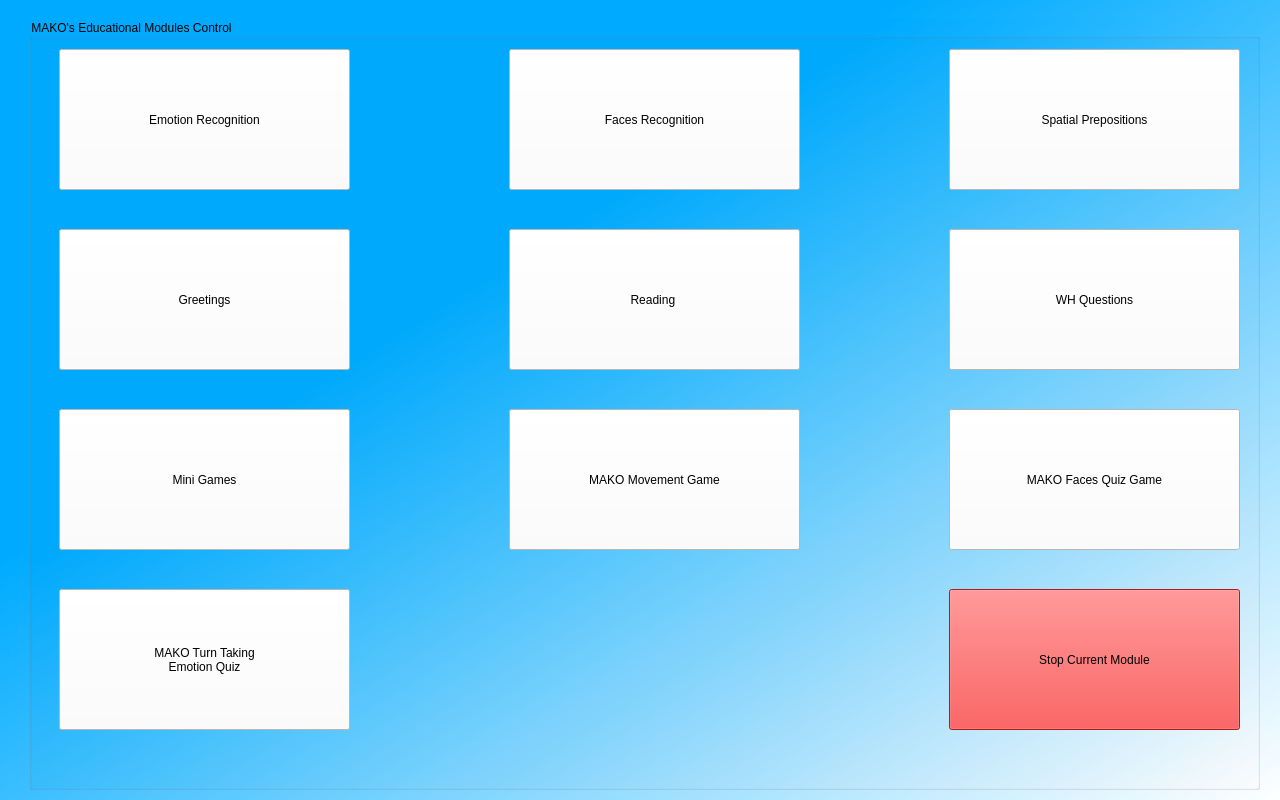
<?xml version="1.0" encoding="UTF-8"?>
<ui version="4.0">
 <class>MainWindow</class>
 <widget class="QMainWindow" name="MainWindow">
  <property name="geometry">
   <rect>
    <x>0</x>
    <y>0</y>
    <width>1280</width>
    <height>800</height>
   </rect>
  </property>
  <property name="minimumSize">
   <size>
    <width>1280</width>
    <height>800</height>
   </size>
  </property>
  <property name="maximumSize">
   <size>
    <width>1280</width>
    <height>800</height>
   </size>
  </property>
  <property name="windowTitle">
   <string>MAKO Modules Control</string>
  </property>
  <property name="styleSheet">
   <string notr="true">background-color: qlineargradient(spread:pad, x1:0.130095, y1:0.131, x2:1, y2:1, stop:0.253731 rgba(0, 171, 255, 255), stop:1 rgba(255, 255, 255, 255));</string>
  </property>
  <widget class="QWidget" name="centralwidget">
   <widget class="QGroupBox" name="grpBox">
    <property name="geometry">
     <rect>
      <x>29</x>
      <y>19</y>
      <width>1231</width>
      <height>771</height>
     </rect>
    </property>
    <property name="minimumSize">
     <size>
      <width>1100</width>
      <height>700</height>
     </size>
    </property>
    <property name="maximumSize">
     <size>
      <width>1300</width>
      <height>900</height>
     </size>
    </property>
    <property name="title">
     <string>MAKO's Educational Modules Control</string>
    </property>
    <widget class="QPushButton" name="btnEmotion">
     <property name="geometry">
      <rect>
       <x>30</x>
       <y>30</y>
       <width>291</width>
       <height>141</height>
      </rect>
     </property>
     <property name="styleSheet">
      <string notr="true">background-color: rgb(255, 255, 255);</string>
     </property>
     <property name="text">
      <string>Emotion Recognition</string>
     </property>
    </widget>
    <widget class="QPushButton" name="btnFace">
     <property name="geometry">
      <rect>
       <x>480</x>
       <y>30</y>
       <width>291</width>
       <height>141</height>
      </rect>
     </property>
     <property name="styleSheet">
      <string notr="true">background-color: rgb(255, 255, 255);</string>
     </property>
     <property name="text">
      <string>Faces Recognition</string>
     </property>
    </widget>
    <widget class="QPushButton" name="btnSpatial">
     <property name="geometry">
      <rect>
       <x>920</x>
       <y>30</y>
       <width>291</width>
       <height>141</height>
      </rect>
     </property>
     <property name="styleSheet">
      <string notr="true">background-color: rgb(255, 255, 255);</string>
     </property>
     <property name="text">
      <string>Spatial Prepositions</string>
     </property>
    </widget>
    <widget class="QPushButton" name="btnGreeting">
     <property name="geometry">
      <rect>
       <x>30</x>
       <y>210</y>
       <width>291</width>
       <height>141</height>
      </rect>
     </property>
     <property name="styleSheet">
      <string notr="true">background-color: rgb(255, 255, 255);</string>
     </property>
     <property name="text">
      <string>Greetings</string>
     </property>
    </widget>
    <widget class="QPushButton" name="btnRead">
     <property name="geometry">
      <rect>
       <x>480</x>
       <y>210</y>
       <width>291</width>
       <height>141</height>
      </rect>
     </property>
     <property name="styleSheet">
      <string notr="true">background-color: rgb(255, 255, 255);</string>
     </property>
     <property name="text">
      <string>Reading </string>
     </property>
    </widget>
    <widget class="QPushButton" name="btnLang">
     <property name="geometry">
      <rect>
       <x>920</x>
       <y>210</y>
       <width>291</width>
       <height>141</height>
      </rect>
     </property>
     <property name="styleSheet">
      <string notr="true">background-color: rgb(255, 255, 255);</string>
     </property>
     <property name="text">
      <string>WH Questions</string>
     </property>
    </widget>
    <widget class="QPushButton" name="btnGames">
     <property name="geometry">
      <rect>
       <x>30</x>
       <y>390</y>
       <width>291</width>
       <height>141</height>
      </rect>
     </property>
     <property name="styleSheet">
      <string notr="true">background-color: rgb(255, 255, 255);</string>
     </property>
     <property name="text">
      <string>Mini Games</string>
     </property>
    </widget>
    <widget class="QPushButton" name="btnRobotCntrl">
     <property name="geometry">
      <rect>
       <x>480</x>
       <y>390</y>
       <width>291</width>
       <height>141</height>
      </rect>
     </property>
     <property name="styleSheet">
      <string notr="true">background-color: rgb(255, 255, 255);</string>
     </property>
     <property name="text">
      <string>MAKO Movement Game</string>
     </property>
    </widget>
    <widget class="QPushButton" name="btnRobotFaces">
     <property name="geometry">
      <rect>
       <x>920</x>
       <y>390</y>
       <width>291</width>
       <height>141</height>
      </rect>
     </property>
     <property name="styleSheet">
      <string notr="true">background-color: rgb(255, 255, 255);</string>
     </property>
     <property name="text">
      <string>MAKO Faces Quiz Game</string>
     </property>
    </widget>
    <widget class="QPushButton" name="btnRobotQuiz">
     <property name="geometry">
      <rect>
       <x>30</x>
       <y>570</y>
       <width>291</width>
       <height>141</height>
      </rect>
     </property>
     <property name="styleSheet">
      <string notr="true">background-color: rgb(255, 255, 255);</string>
     </property>
     <property name="text">
      <string>MAKO Turn Taking 
Emotion Quiz</string>
     </property>
    </widget>
    <widget class="QPushButton" name="btnStop">
     <property name="geometry">
      <rect>
       <x>920</x>
       <y>570</y>
       <width>291</width>
       <height>141</height>
      </rect>
     </property>
     <property name="styleSheet">
      <string notr="true">background-color: rgb(255, 255, 255);
background-color: rgb(239, 41, 41);</string>
     </property>
     <property name="text">
      <string>Stop Current Module</string>
     </property>
    </widget>
   </widget>
  </widget>
 </widget>
 <resources/>
 <connections/>
</ui>
